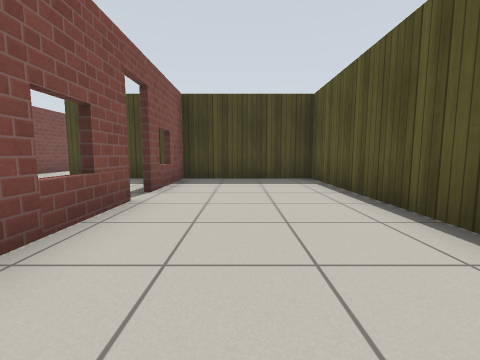
[1] (above)

18 first-person views from a walk through a Gazebo world. The camera is 0.72 m above the floor, tilts 6° down and sees 90° across. The floor is counted in squares, 1 m on a side. Each view is taken from the middle of a square. On the plan, view 1 faces up. The plan holds only what a view shows up to about 9 squares ahead; the rest is blank. The robots in the file are not drawn. Simple patterns stand in for the simulator's built-in surfaces.

[2]
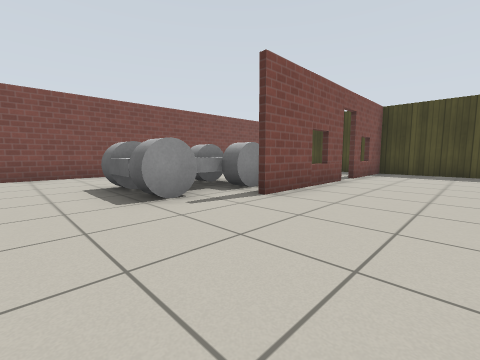

[3]
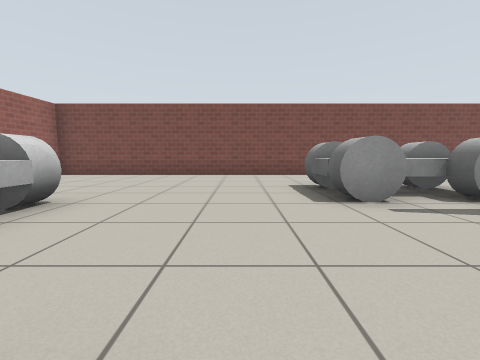

[4]
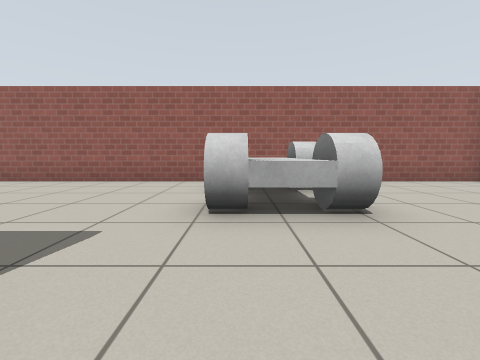

[5]
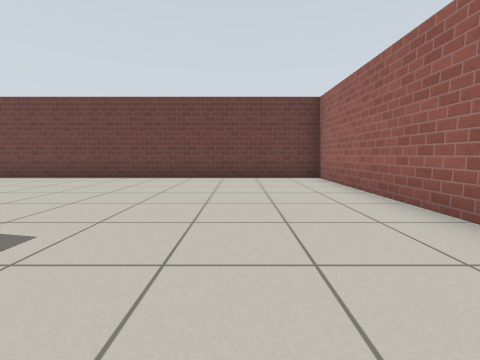

[6]
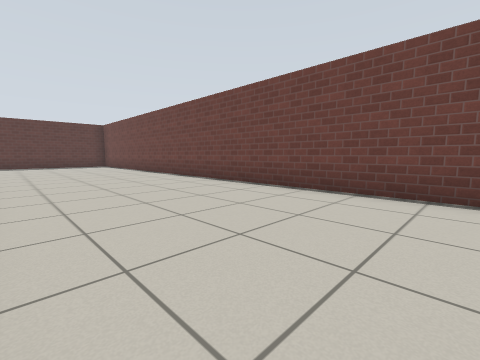

[7]
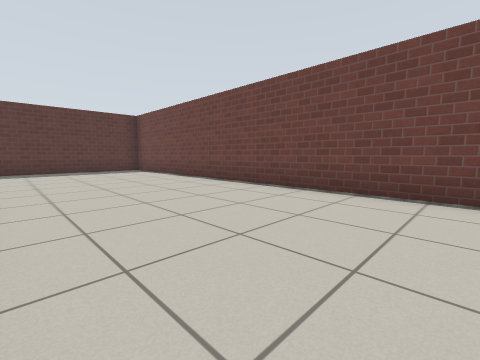

[8]
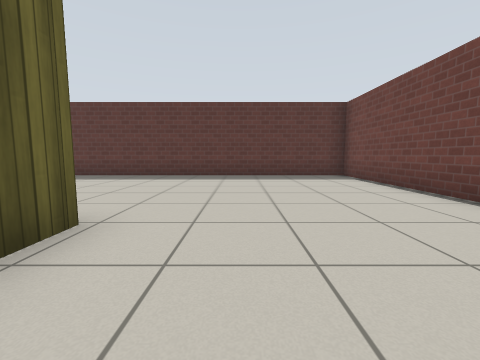

[9]
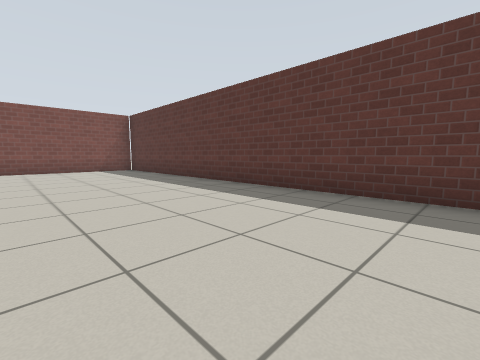

[10]
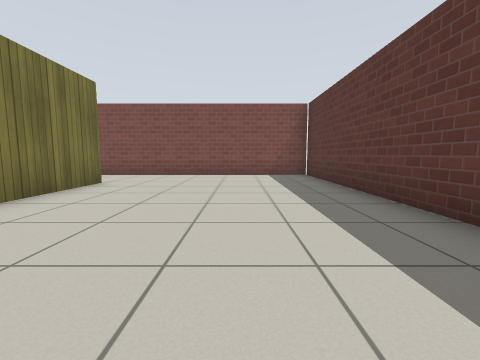

[11]
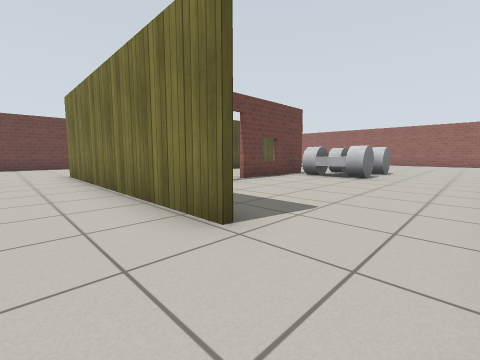

[12]
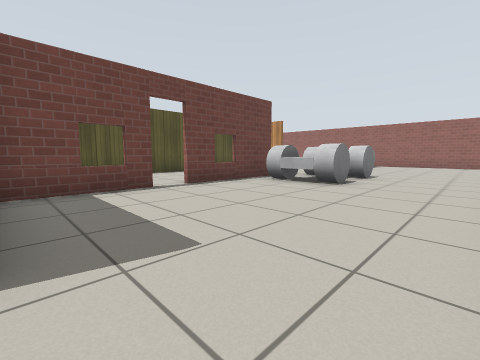

[13]
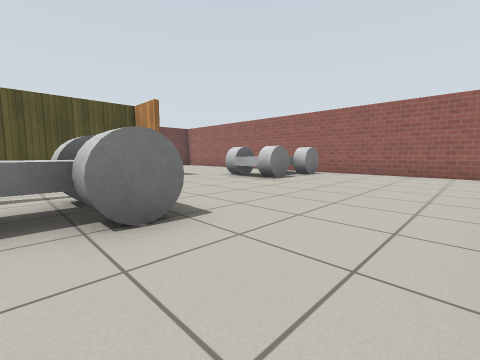

[14]
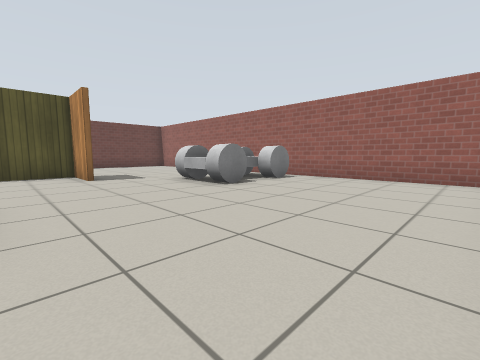

[15]
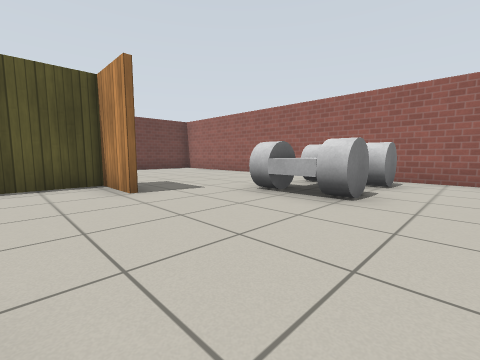

[16]
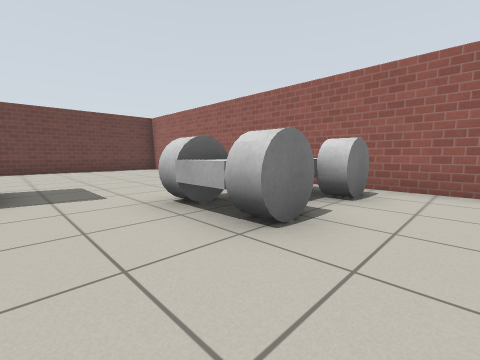

[17]
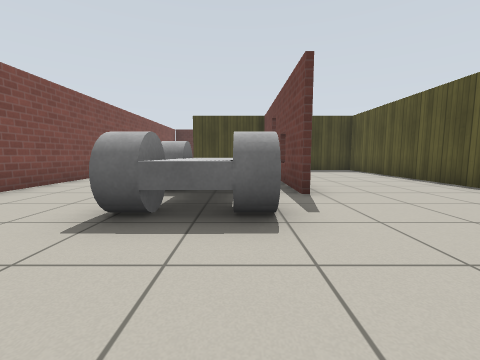

[18]
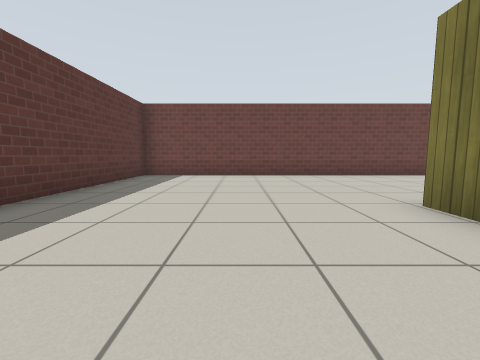

### Floor plan
Points are (right, up) in squares from view 1. A wall is a line through its corners. A room is listed if a view was taken in it or the views show most of it. See-through windows are left out.
Room 1 (views 1, 2, 3, 4, 5, 6, 7, 8, 9, 10, 11, 12, 13, 14, 15, 16, 17, 18)
walls: (-1.7, 3.8) (-1.7, 0.2); (-1.9, 0.2) (-1.9, 3.8); (-1.9, 4.5) (-1.9, 7.1); (0.5, -3.7) (2.2, -3.7) (2.2, 7.3) (-1.7, 7.3) (-1.7, 4.5); (-2.3, 7.3) (-5.3, 7.3); (-5.3, 7.4) (2.3, 7.4) (2.3, 6.5); (-7.6, 13.4) (-7.6, -9.5) (7.6, -9.5) (7.6, 13.4) (-7.6, 13.4)
ways out: open door at (-2, 4)
objects: other object (-4, -1) to (-3, 1); other object (-2, -8) to (-1, -6)

Positions as (right, up) in squares from view 1, and headings:
1: (0, 0), facing up
2: (1, -3), facing up-left
3: (1, -3), facing left
4: (-1, -3), facing down
5: (0, -7), facing right
6: (3, -3), facing up-right
7: (3, 2), facing up-right
8: (4, 5), facing up
9: (4, 9), facing up-left
10: (1, 11), facing left
11: (-7, 9), facing down-right
12: (-7, 7), facing down-right
13: (-7, 0), facing down-right
14: (-7, -2), facing down-right
15: (-4, -2), facing down-right
16: (-4, -4), facing down-right
17: (-3, -4), facing up
18: (-1, 10), facing right
